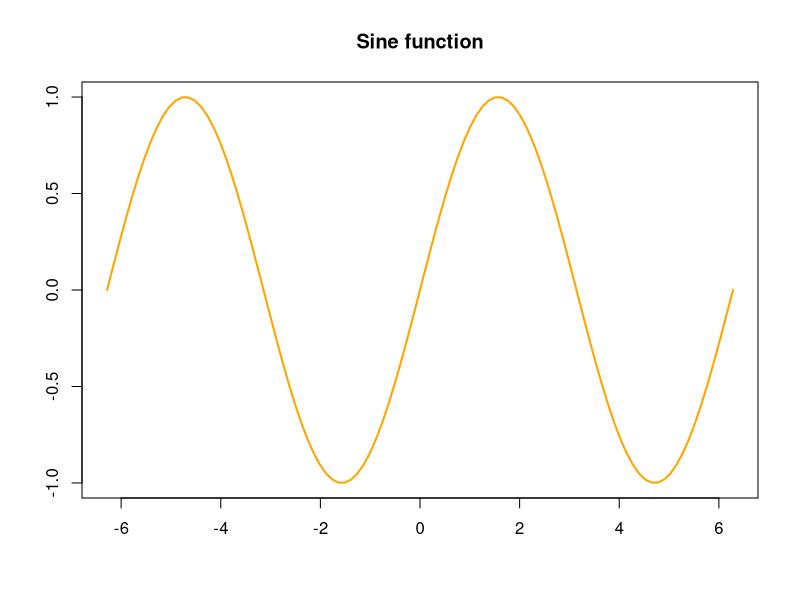

Reproduce this figure in R.
### plot_to_file.R contains R script to demonstrate plotting to file

# print information
print(paste0("print: This script was run at: ", format(Sys.time())))
cat("cat: This script was run at:", format(Sys.time()), "\n")

# redirect graphics output to png file
plot_dir <- "C:/Develop/data"
png(file.path(plot_dir, "r_plot.png"))

# plot sine function
curve(expr=sin, type="l", xlim=c(-2*pi, 2*pi),
      xlab="", ylab="", lwd=2, col="orange",
      main="Sine function")

# plot a shifted Normal probability distribution
# curve(expr=dnorm(x, mean=1), type="l", xlim=c(-2, 4),
#       xlab="", ylab="", lwd=2, col="orange",
#       main="shifted Normal probability distribution")

# turn png output off
dev.off()
